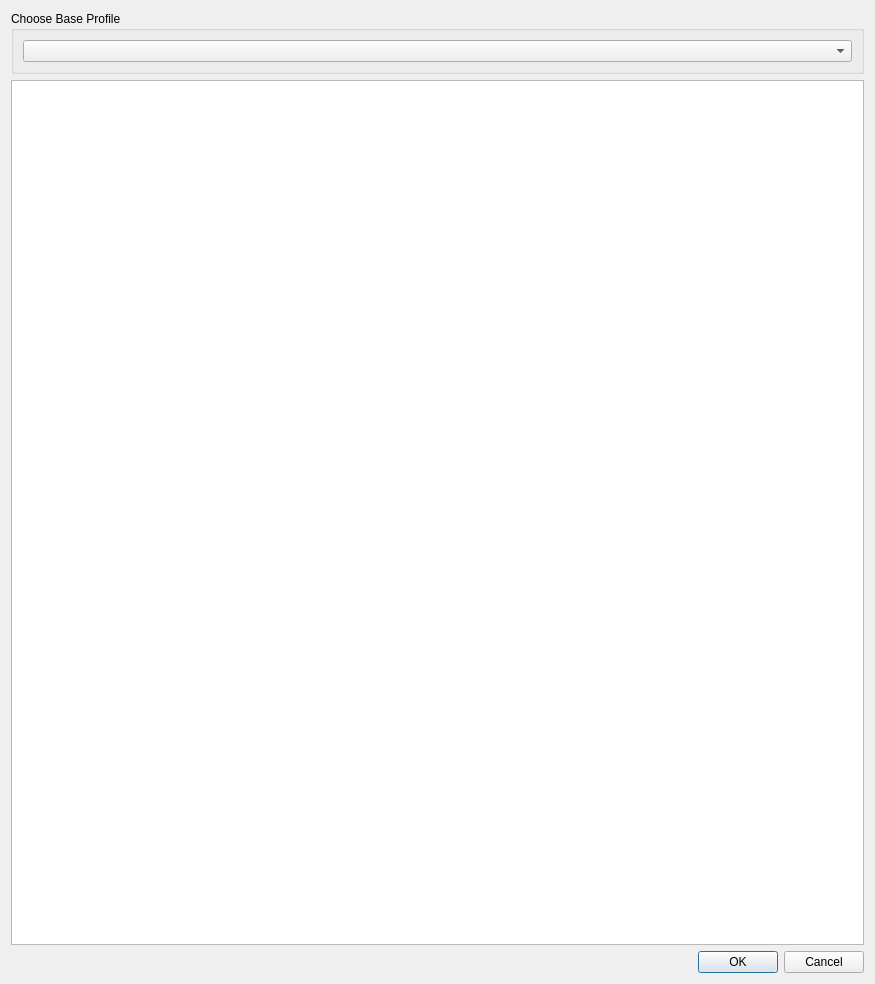
<?xml version="1.0" encoding="UTF-8"?>
<ui version="4.0">
 <class>NewProfileDialog</class>
 <widget class="QDialog" name="NewProfileDialog">
  <property name="geometry">
   <rect>
    <x>0</x>
    <y>0</y>
    <width>875</width>
    <height>984</height>
   </rect>
  </property>
  <property name="windowTitle">
   <string>New Profile</string>
  </property>
  <property name="modal">
   <bool>true</bool>
  </property>
  <layout class="QVBoxLayout" name="verticalLayout_2">
   <item>
    <layout class="QVBoxLayout" name="verticalLayout">
     <item>
      <widget class="QGroupBox" name="groupBox">
       <property name="title">
        <string>Choose Base Profile</string>
       </property>
       <layout class="QHBoxLayout" name="horizontalLayout_2">
        <item>
         <layout class="QHBoxLayout" name="horizontalLayout">
          <item>
           <widget class="QComboBox" name="knownProfilesComboBox"/>
          </item>
         </layout>
        </item>
       </layout>
      </widget>
     </item>
     <item>
      <widget class="QTextEdit" name="newProfileTextEdit"/>
     </item>
     <item>
      <widget class="QDialogButtonBox" name="buttonBox">
       <property name="standardButtons">
        <set>QDialogButtonBox::StandardButton::Cancel|QDialogButtonBox::StandardButton::Ok</set>
       </property>
      </widget>
     </item>
    </layout>
   </item>
  </layout>
 </widget>
 <resources/>
 <connections/>
</ui>
